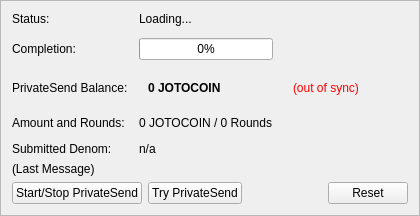
                <widget class="QFrame" name="framePrivateSend">
                    <property name="visible">
                        <bool>true</bool>
                    </property>
                    <property name="layoutDirection">
                        <enum>Qt::LeftToRight</enum>
                    </property>
                    <property name="frameShape">
                        <enum>QFrame::StyledPanel</enum>
                    </property>
                    <property name="frameShadow">
                        <enum>QFrame::Raised</enum>
                    </property>
                    <layout class="QVBoxLayout" name="VerticalLayout_PS1">
                        <item>
                            <layout class="QGridLayout" name="privateSendFormLayout">
                                <property name="horizontalSpacing">
                                    <number>11</number>
                                </property>
                                <property name="verticalSpacing">
                                    <number>12</number>
                                </property>
                                <item row="0" column="0">
                                    <widget class="QLabel" name="labelPrivateSendEnabledText">
                                        <property name="text">
                                            <string>Status:</string>
                                        </property>
                                    </widget>
                                </item>
                                <item row="0" column="1">
                                    <widget class="QLabel" name="labelPrivateSendEnabled">
                                        <property name="text">
                                            <string>Loading...</string>
                                        </property>
                                    </widget>
                                </item>
                                <item row="1" column="0">
                                    <widget class="QLabel" name="labelCompletitionText">
                                        <property name="text">
                                            <string>Completion:</string>
                                        </property>
                                    </widget>
                                </item>
                                <item row="1" column="1">
                                    <widget class="QProgressBar" name="privateSendProgress">
                                        <property name="maximumSize">
                                            <size>
                                                <width>154</width>
                                                <height>16777215</height>
                                            </size>
                                        </property>
                                        <property name="value">
                                            <number>0</number>
                                        </property>
                                    </widget>
                                </item>
                                <item row="2" column="0">
                                    <widget class="QLabel" name="labelAnonymizedText">
                                        <property name="text">
                                            <string>PrivateSend Balance:</string>
                                        </property>
                                    </widget>
                                </item>
                                <item row="2" column="1">
                                    <widget class="QFrame" name="framePrivateSendBalance">
                                        <layout class="QHBoxLayout">
                                            <item>
                                                <widget class="QLabel" name="labelAnonymized">
                                                    <property name="font">
                                                        <font>
                                                            <weight>75</weight>
                                                            <bold>true</bold>
                                                        </font>
                                                    </property>
                                                    <property name="text">
                                                        <string notr="true">0 JOTOCOIN</string>
                                                    </property>
                                                    
                                                </widget>
                                            </item>
                                            
                                            
                                        </layout>
                                    </widget>
                                </item>
                                <item row="2" column="2">
                                    <widget class="QFrame">
                                        <layout class="QHBoxLayout">
                                            <item>
                                                <widget class="QLabel" name="labelPrivateSendSyncStatus">
                                                    <property name="toolTip">
                                                        <string>The displayed information may be out of date. Your wallet automatically synchronizes with the JOTOCOIN network after a connection is established, but this process has not completed yet.</string>
                                                    </property>
                                                    <property name="styleSheet">
                                                        <string notr="true">QLabel { color: red; }</string>
                                                    </property>
                                                    <property name="text">
                                                        <string notr="true">(out of sync)</string>
                                                    </property>
                                                    <property name="alignment">
                                                        <set>Qt::AlignLeading|Qt::AlignLeft|Qt::AlignTop</set>
                                                    </property>
                                                </widget>
                                            </item>
                                        </layout>
                                    </widget>
                                </item>
                                <item row="2" column="3">
                                    <spacer name="horizontalSpacer_2">
                                        <property name="orientation">
                                            <enum>Qt::Horizontal</enum>
                                        </property>
                                        <property name="sizeHint" stdset="0">
                                            <size>
                                                <width>40</width>
                                                <height>20</height>
                                            </size>
                                        </property>
                                    </spacer>
                                </item>
                                <item row="3" column="0">
                                    <widget class="QLabel" name="labelAmountAndRoundsText">
                                        <property name="text">
                                            <string>Amount and Rounds:</string>
                                        </property>
                                    </widget>
                                </item>
                                <item row="3" column="1">
                                    <widget class="QLabel" name="labelAmountRounds">
                                        <property name="text">
                                            <string>0 JOTOCOIN / 0 Rounds</string>
                                        </property>
                                    </widget>
                                </item>
                                <item row="4" column="0">
                                    <widget class="QLabel" name="labelSubmittedDenomText">
                                        <property name="text">
                                            <string>Submitted Denom:</string>
                                        </property>
                                    </widget>
                                </item>
                                <item row="4" column="1">
                                    <widget class="QLabel" name="labelSubmittedDenom">
                                        <property name="toolTip">
                                            <string>The denominations you submitted to the Masternode.&lt;br&gt;To mix, other users must submit the exact same denominations.</string>
                                        </property>
                                        <property name="text">
                                            <string>n/a</string>
                                        </property>
                                    </widget>
                                </item>
                            </layout>
                        </item>
                        <item>
                            <layout class="QVBoxLayout" name="VerticalLayout_PS">
                                <item>
                                    <widget class="QLabel" name="labelPrivateSendLastMessage">
                                        <property name="text">
                                            <string>(Last Message)</string>
                                        </property>
                                        <property name="alignment">
                                            <set>Qt::AlignLeading|Qt::AlignLeft|Qt::AlignTop</set>
                                        </property>
                                        <property name="wordWrap">
                                            <bool>true</bool>
                                        </property>
                                    </widget>
                                </item>
                                <item>
                                    <layout class="QHBoxLayout">
                                        <item>
                                            <widget class="QPushButton" name="togglePrivateSend">
                                                <property name="text">
                                                    <string>Start/Stop PrivateSend</string>
                                                </property>
                                            </widget>
                                        </item>
                                        <item>
                                            <widget class="QPushButton" name="privateSendAuto">
                                                <property name="toolTip">
                                                    <string>Try to manually submit a PrivateSend request.</string>
                                                </property>
                                                <property name="text">
                                                    <string>Try PrivateSend</string>
                                                </property>
                                            </widget>
                                        </item>
                                        <item>
                                            <spacer name="horizontalSpacer">
                                                <property name="orientation">
                                                    <enum>Qt::Horizontal</enum>
                                                </property>
                                                <property name="sizeHint" stdset="0">
                                                    <size>
                                                        <width>40</width>
                                                        <height>20</height>
                                                    </size>
                                                </property>
                                            </spacer>
                                        </item>
                                        <item>
                                            <widget class="QPushButton" name="privateSendReset">
                                                <property name="toolTip">
                                                    <string>Reset the current status of PrivateSend (can interrupt PrivateSend if it's in the process of Mixing, which can cost you money!)</string>
                                                </property>
                                                <property name="autoFillBackground">
                                                    <bool>false</bool>
                                                </property>
                                                <property name="text">
                                                    <string>Reset</string>
                                                </property>
                                            </widget>
                                        </item>
                                    </layout>
                                </item>
                            </layout>
                        </item>
                    </layout>
                </widget>
